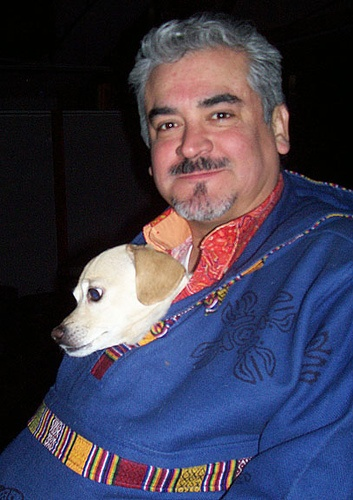
#> input picture 01.基础知识/08.图片处理/data/01.jpg, 353 x 500 px, found by its file name
$ jupyter execute '01.基础知识.09.OpenCV图片处理-02.图片插值算法.ipynb'
#> lines starting #> are read from the running program, lines starting #| are printed output that depends on the picture
图片缩放与插值算法
===

# 1.最近邻域插值算法
假设原图片为src，目标图片为dst，那么就有
$$\begin{cases}
dstX&=srcX \times \frac{srcH}{dstH} \\
dstY&=srcY \times \frac{srcW}{dstW}
\end{cases}$$

[cell 1]
import cv2
import numpy as np
import matplotlib.pyplot as plt

[cell 2]
ratio = 0.8
image = cv2.imread("Images/01/09/01.jpg", 1)
#> image is the input picture: shape (500, 353, 3); mean B, G, R 80.9, 60.9, 63.6
shapes = image.shape
#> shapes = (500, 353, 3)
height = shapes[0]
#> height = 500
width = shapes[1]
#> width = 353
dst_height = int(height * ratio)
#> dst_height = 400
dst_width = int(width * ratio)
#> dst_width = 282
dst_image = np.zeros((dst_height, dst_width, 3), dtype=np.uint8)

for x in range(0, dst_height):
    for y in range(0, dst_width):
        dst_X = int(x * (height * 1.0 / dst_height))
        dst_Y = int(y * (width * 1.0 / dst_width))
        dst_image[x, y] = image[dst_X, dst_Y]
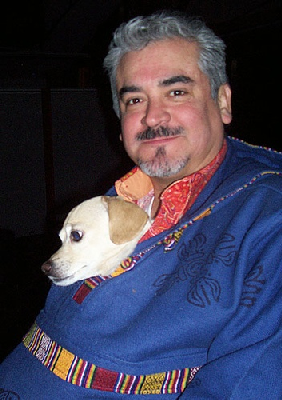
#> dst_image: shape (400, 282, 3); mean B, G, R 80.6, 60.8, 63.5

plt.figure(figsize=(10,5), facecolor='w')
plt.subplot(1, 2, 1)
show_img1 = cv2.cvtColor(image, cv2.COLOR_BGR2RGB)
plt.imshow(show_img1)

plt.subplot(1, 2, 2)
show_img2 = cv2.cvtColor(dst_image, cv2.COLOR_BGR2RGB)
plt.imshow(show_img2)
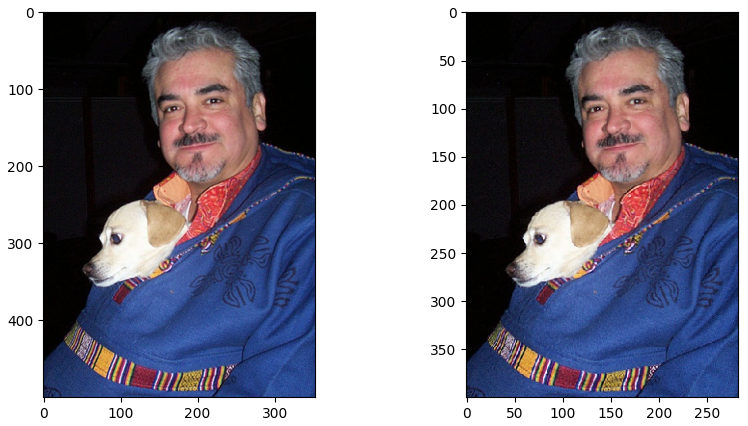
#> figure drawn by matplotlib, 2 panels

$ run again, with 01.基础知识/08.图片处理/data/02.jpg copied over 01.基础知识/08.图片处理/data/01.jpg
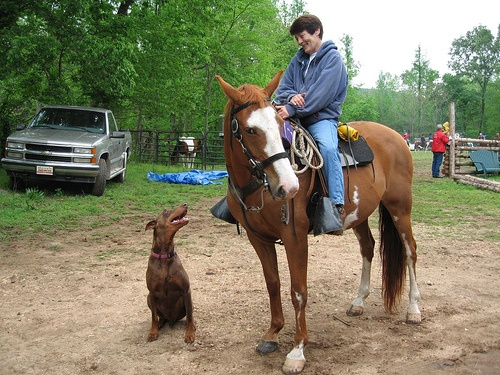
#> input picture 01.基础知识/08.图片处理/data/02.jpg, 500 x 375 px, found by its file name
#> image is the input picture: shape (375, 500, 3); mean B, G, R 101, 127.1, 128.4
#> after the loop `for x in range(0, dst_height):`:
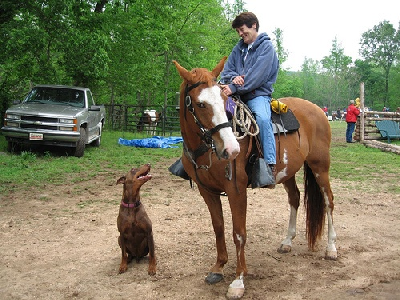
#> dst_image: shape (300, 400, 3); mean B, G, R 101, 127.1, 128.4
#> `[cell 2] ratio = 0.8 image = cv2.imread("Images/01/09/01.jpg", 1) shap..`:
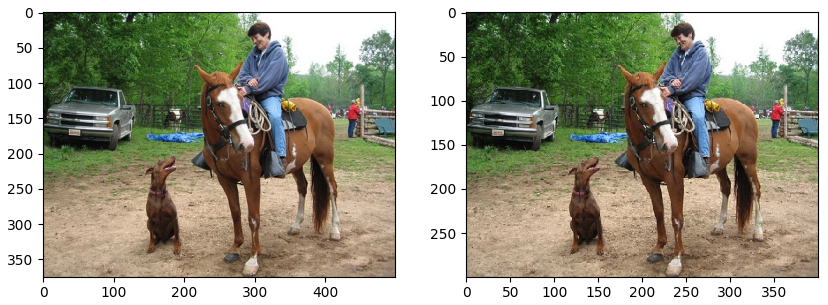
#> figure drawn by matplotlib, 2 panels

$ run again, with 01.基础知识/08.图片处理/data/04.jpg copied over 01.基础知识/08.图片处理/data/01.jpg
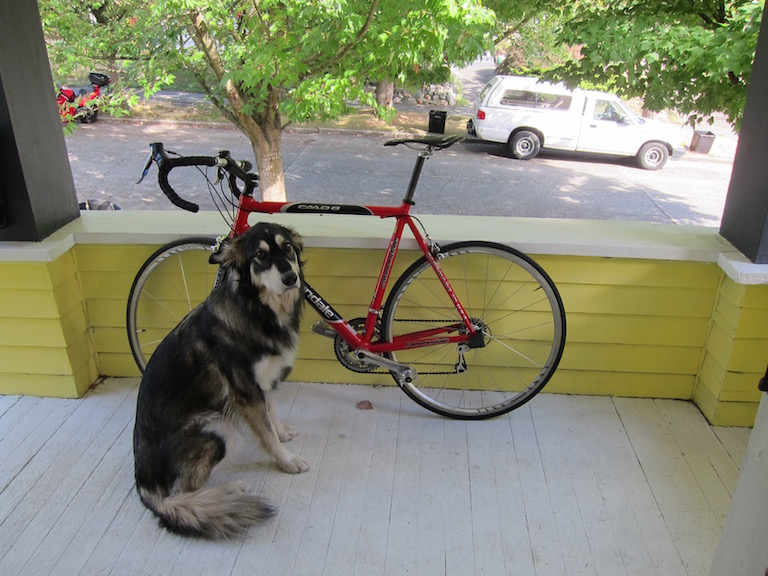
#> input picture 01.基础知识/08.图片处理/data/04.jpg, 768 x 576 px, found by its file name
#> image is the input picture: shape (576, 768, 3); mean B, G, R 114.1, 135.7, 134.4
#> after the loop `for x in range(0, dst_height):`:
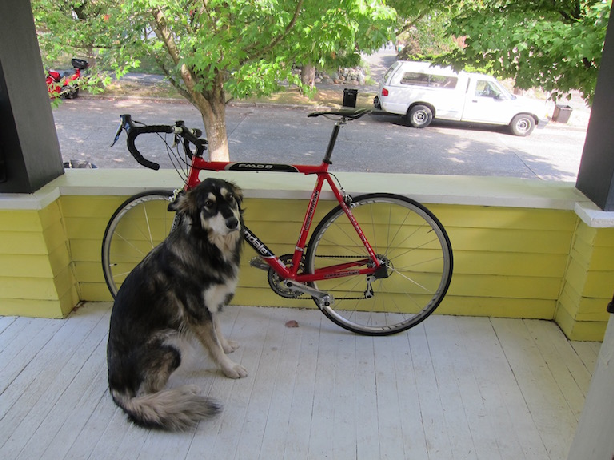
#> dst_image: shape (460, 614, 3); mean B, G, R 114, 135.7, 134.5
#> `[cell 2] ratio = 0.8 image = cv2.imread("Images/01/09/01.jpg", 1) shap..`:
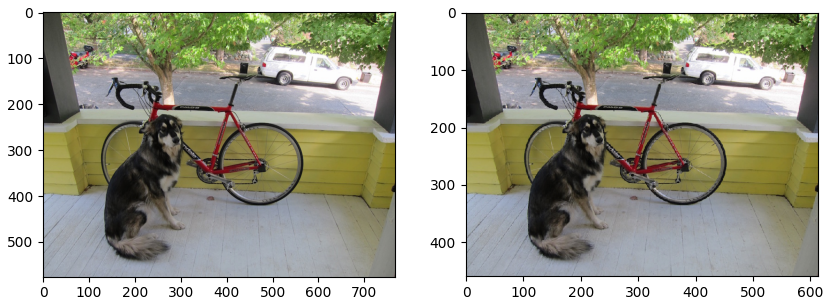
#> figure drawn by matplotlib, 2 panels
